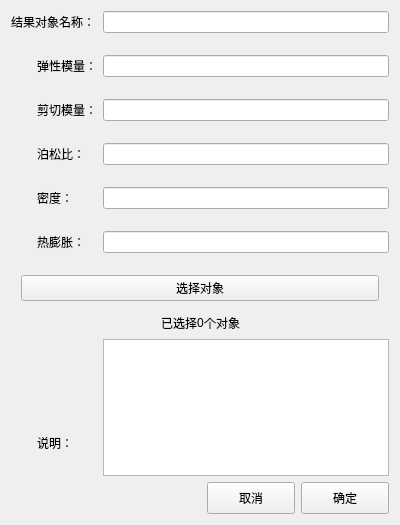
<?xml version="1.0" encoding="UTF-8"?>
<ui version="4.0">
 <class>MeshAddMatView</class>
 <widget class="QWidget" name="MeshAddMatView">
  <property name="geometry">
   <rect>
    <x>0</x>
    <y>0</y>
    <width>400</width>
    <height>525</height>
   </rect>
  </property>
  <property name="windowTitle">
   <string>Form</string>
  </property>
  <layout class="QGridLayout" name="gridLayout">
   <item row="10" column="2">
    <widget class="QLineEdit" name="lineEdit_a"/>
   </item>
   <item row="0" column="2">
    <widget class="QLineEdit" name="lineEdit_result"/>
   </item>
   <item row="8" column="1">
    <widget class="QLabel" name="label_rho">
     <property name="text">
      <string>密度：</string>
     </property>
    </widget>
   </item>
   <item row="16" column="2">
    <layout class="QHBoxLayout" name="horizontalLayout_2">
     <item>
      <spacer name="horizontalSpacer_3">
       <property name="orientation">
        <enum>Qt::Horizontal</enum>
       </property>
       <property name="sizeHint" stdset="0">
        <size>
         <width>40</width>
         <height>20</height>
        </size>
       </property>
      </spacer>
     </item>
     <item>
      <widget class="QPushButton" name="cancelBtn">
       <property name="minimumSize">
        <size>
         <width>88</width>
         <height>32</height>
        </size>
       </property>
       <property name="maximumSize">
        <size>
         <width>88</width>
         <height>16777215</height>
        </size>
       </property>
       <property name="focusPolicy">
        <enum>Qt::StrongFocus</enum>
       </property>
       <property name="text">
        <string>取消</string>
       </property>
      </widget>
     </item>
     <item>
      <widget class="QPushButton" name="confrimBtn">
       <property name="minimumSize">
        <size>
         <width>88</width>
         <height>32</height>
        </size>
       </property>
       <property name="maximumSize">
        <size>
         <width>88</width>
         <height>16777215</height>
        </size>
       </property>
       <property name="text">
        <string>确定</string>
       </property>
      </widget>
     </item>
    </layout>
   </item>
   <item row="9" column="0">
    <spacer name="verticalSpacer_5">
     <property name="orientation">
      <enum>Qt::Vertical</enum>
     </property>
     <property name="sizeType">
      <enum>QSizePolicy::Fixed</enum>
     </property>
     <property name="sizeHint" stdset="0">
      <size>
       <width>20</width>
       <height>16</height>
      </size>
     </property>
    </spacer>
   </item>
   <item row="13" column="0" colspan="3">
    <layout class="QHBoxLayout" name="horizontalLayout">
     <property name="spacing">
      <number>0</number>
     </property>
     <item>
      <spacer name="horizontalSpacer">
       <property name="orientation">
        <enum>Qt::Horizontal</enum>
       </property>
       <property name="sizeHint" stdset="0">
        <size>
         <width>40</width>
         <height>20</height>
        </size>
       </property>
      </spacer>
     </item>
     <item>
      <widget class="QLabel" name="label_countPrefix">
       <property name="text">
        <string>已选择</string>
       </property>
      </widget>
     </item>
     <item>
      <widget class="QLabel" name="label_count">
       <property name="text">
        <string>0</string>
       </property>
      </widget>
     </item>
     <item>
      <widget class="QLabel" name="label_countSuffix">
       <property name="text">
        <string>个对象</string>
       </property>
      </widget>
     </item>
     <item>
      <spacer name="horizontalSpacer_2">
       <property name="orientation">
        <enum>Qt::Horizontal</enum>
       </property>
       <property name="sizeHint" stdset="0">
        <size>
         <width>40</width>
         <height>20</height>
        </size>
       </property>
      </spacer>
     </item>
    </layout>
   </item>
   <item row="12" column="0" colspan="3">
    <layout class="QHBoxLayout" name="horizontalLayout_3">
     <property name="spacing">
      <number>0</number>
     </property>
     <property name="bottomMargin">
      <number>6</number>
     </property>
     <item>
      <spacer name="horizontalSpacer_4">
       <property name="orientation">
        <enum>Qt::Horizontal</enum>
       </property>
       <property name="sizeType">
        <enum>QSizePolicy::Fixed</enum>
       </property>
       <property name="sizeHint" stdset="0">
        <size>
         <width>10</width>
         <height>20</height>
        </size>
       </property>
      </spacer>
     </item>
     <item>
      <widget class="QPushButton" name="pushButton_select">
       <property name="text">
        <string>选择对象</string>
       </property>
      </widget>
     </item>
     <item>
      <spacer name="horizontalSpacer_5">
       <property name="orientation">
        <enum>Qt::Horizontal</enum>
       </property>
       <property name="sizeType">
        <enum>QSizePolicy::Fixed</enum>
       </property>
       <property name="sizeHint" stdset="0">
        <size>
         <width>10</width>
         <height>20</height>
        </size>
       </property>
      </spacer>
     </item>
    </layout>
   </item>
   <item row="8" column="2">
    <widget class="QLineEdit" name="lineEdit_rho"/>
   </item>
   <item row="7" column="0">
    <spacer name="verticalSpacer_4">
     <property name="orientation">
      <enum>Qt::Vertical</enum>
     </property>
     <property name="sizeType">
      <enum>QSizePolicy::Fixed</enum>
     </property>
     <property name="sizeHint" stdset="0">
      <size>
       <width>20</width>
       <height>16</height>
      </size>
     </property>
    </spacer>
   </item>
   <item row="11" column="0">
    <spacer name="verticalSpacer_6">
     <property name="orientation">
      <enum>Qt::Vertical</enum>
     </property>
     <property name="sizeType">
      <enum>QSizePolicy::Fixed</enum>
     </property>
     <property name="sizeHint" stdset="0">
      <size>
       <width>20</width>
       <height>16</height>
      </size>
     </property>
    </spacer>
   </item>
   <item row="3" column="0">
    <spacer name="verticalSpacer_2">
     <property name="orientation">
      <enum>Qt::Vertical</enum>
     </property>
     <property name="sizeType">
      <enum>QSizePolicy::Fixed</enum>
     </property>
     <property name="sizeHint" stdset="0">
      <size>
       <width>20</width>
       <height>16</height>
      </size>
     </property>
    </spacer>
   </item>
   <item row="4" column="2">
    <widget class="QLineEdit" name="lineEdit_g"/>
   </item>
   <item row="5" column="0">
    <spacer name="verticalSpacer_3">
     <property name="orientation">
      <enum>Qt::Vertical</enum>
     </property>
     <property name="sizeType">
      <enum>QSizePolicy::Fixed</enum>
     </property>
     <property name="sizeHint" stdset="0">
      <size>
       <width>20</width>
       <height>16</height>
      </size>
     </property>
    </spacer>
   </item>
   <item row="6" column="2">
    <widget class="QLineEdit" name="lineEdit_nu"/>
   </item>
   <item row="10" column="1">
    <widget class="QLabel" name="label_a">
     <property name="text">
      <string>热膨胀：</string>
     </property>
    </widget>
   </item>
   <item row="2" column="1">
    <widget class="QLabel" name="label_e">
     <property name="text">
      <string>弹性模量：</string>
     </property>
    </widget>
   </item>
   <item row="14" column="2" rowspan="2">
    <widget class="QPlainTextEdit" name="plainTextEdit_comment"/>
   </item>
   <item row="0" column="0" colspan="2">
    <widget class="QLabel" name="label_result">
     <property name="text">
      <string>结果对象名称：</string>
     </property>
    </widget>
   </item>
   <item row="4" column="1">
    <widget class="QLabel" name="label_g">
     <property name="text">
      <string>剪切模量：</string>
     </property>
    </widget>
   </item>
   <item row="1" column="0">
    <spacer name="verticalSpacer">
     <property name="orientation">
      <enum>Qt::Vertical</enum>
     </property>
     <property name="sizeType">
      <enum>QSizePolicy::Fixed</enum>
     </property>
     <property name="sizeHint" stdset="0">
      <size>
       <width>20</width>
       <height>16</height>
      </size>
     </property>
    </spacer>
   </item>
   <item row="2" column="2">
    <widget class="QLineEdit" name="lineEdit_e"/>
   </item>
   <item row="15" column="1">
    <widget class="QLabel" name="label_comment">
     <property name="text">
      <string>说明：</string>
     </property>
    </widget>
   </item>
   <item row="6" column="1">
    <widget class="QLabel" name="label_nu">
     <property name="text">
      <string>泊松比：</string>
     </property>
    </widget>
   </item>
  </layout>
 </widget>
 <tabstops>
  <tabstop>lineEdit_result</tabstop>
  <tabstop>lineEdit_e</tabstop>
  <tabstop>lineEdit_g</tabstop>
  <tabstop>lineEdit_nu</tabstop>
  <tabstop>lineEdit_rho</tabstop>
  <tabstop>lineEdit_a</tabstop>
  <tabstop>pushButton_select</tabstop>
  <tabstop>plainTextEdit_comment</tabstop>
 </tabstops>
 <resources/>
 <connections/>
</ui>
